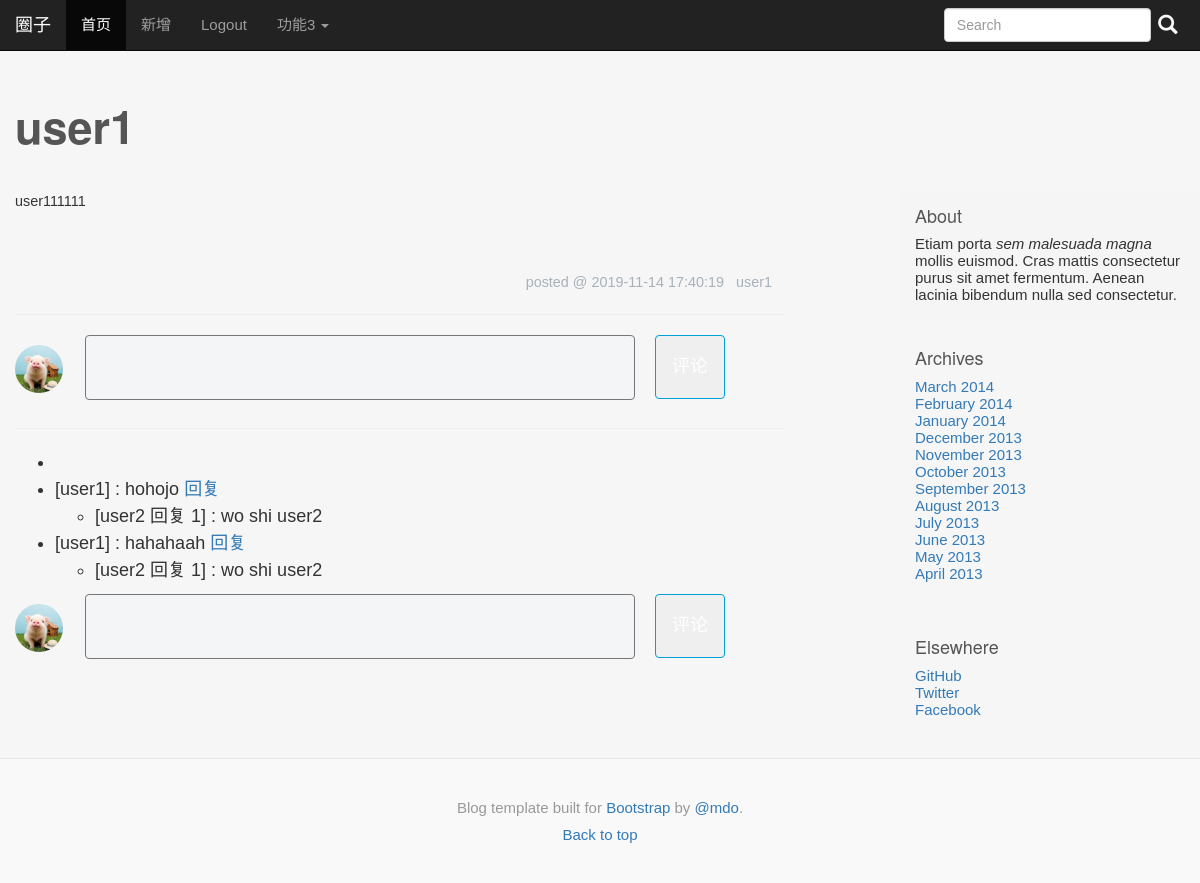
The app's page /article/1 with its own data.
### tables this page shows
CREATE TABLE post (
  id INTEGER PRIMARY KEY AUTOINCREMENT,
  author_id INTEGER NOT NULL,
  created TIMESTAMP NOT NULL DEFAULT (datetime(CURRENT_TIMESTAMP,'localtime')),
  title TEXT NOT NULL,
  body TEXT NOT NULL,
  FOREIGN KEY (author_id) REFERENCES user (id)
);

CREATE TABLE user (
  id INTEGER PRIMARY KEY AUTOINCREMENT,
  username TEXT UNIQUE NOT NULL,
  password TEXT NOT NULL
);

CREATE TABLE comment (
  id INTEGER PRIMARY KEY AUTOINCREMENT,
  postid INTEGER NOT NULL,
  userid INTEGER NOT NULL,
  ctext TEXT NOT NULL,
  ctime TIMESTAMP NOT NULL DEFAULT (datetime(CURRENT_TIMESTAMP,'localtime')),
  enable_dis BOOLEAN NOT NULL,
  reply_targetid INTEGER NOT NULL,
  rootid INTEGER NOT NULL,
  FOREIGN KEY (userid) REFERENCES user (id),
  FOREIGN KEY (reply_targetid) REFERENCES user (id),
  FOREIGN KEY (postid) REFERENCES post (id) ON DELETE CASCADE
);

### myapp/blog.py (the view, shortened to what this page needs)
@bp.route('/article/<int:id>',methods=('GET','POST'))
def article(id):
    post = get_post(id,check_author=False)
    db=get_db()
    '''评论出现两条重复的原因在这里，这个JOIN之后会有重复，要考虑如何去重，还要考虑性能。。
    #评论的userid有问题，，JOIN这种操作还是运用不来
    'SELECT authorid,postid,userid,ctext,ctime,enable_dis,reply_targetid,u.username '
    ' FROM comment c JOIN user u ON c.authorid = ? and c.postid=?'
    ' WHERE u.id=c.authorid',
    (post['author_id'],post['id'])
    '''
    comments = db.execute(
        'SELECT postid,userid,ctext,ctime,enable_dis,reply_targetid,u.username,rootid '
        ' FROM comment c JOIN user u'
        ' ON c.userid=u.id'
        ' WHERE c.postid=?'
        ' ORDER BY c.ctime DESC',
        (post['id'],)
    ).fetchall()
    return render_template('blog/article.html',post=post,comments=comments)

### myapp/auth.py (called while the page is built)
@bp.before_app_request
def load_logged_in_user():
	user_id = session.get('user_id')
	if user_id is None:
		g.user = None
	else:
		g.user = get_db().execute(
			'SELECT * FROM user WHERE id=?',(user_id,)
		).fetchone()

### myapp/blog.py (called while the page is built)
def get_post(id,check_author=True):
    db = get_db()
    post = db.execute(
        'SELECT p.id,title,body,created, author_id, username'
        ' FROM post p JOIN user u ON p.author_id = u.id'
        ' WHERE p.id=?' ,
        (id,)
    ).fetchone()
    if not post:
        abort(404,"Post None")
    if check_author and post['author_id']!=g.user['id']:
        abort(403)
    return post

### myapp/db.py (called while the page is built)
def get_db():
	if not 'db' in g:
		g.db = sqlite3.connect(
			os.path.join(current_app.instance_path,'myapp.sqlite'),
			detect_types=sqlite3.PARSE_DECLTYPES
		)
		g.db.row_factory = sqlite3.Row
	return g.db

### myapp/templates/blog/article.html (shortened to what this page needs)
{% extends 'base.html' %}
{% block mycss %}
<link href="{{url_for('static',filename='blog_article.css')  }}" rel="stylesheet" >
{% endblock %}
{% block blog_title %}{{ post["title"] }}{% endblock %}
{% block blog_text %}
<div class="blog-post">
    {{post['body']|safe}}
</div>
<div class="blog-article-bottom">
    <span>posted @ {{post['created']}} &nbsp; {{post['username']}}</span>
</div>
<hr>
<div class="comments">
    <form method="POST">
        <div class="comment-send ">
            <div class="comment-avatar">
                <img src="{{url_for('static',filename='pic/avatar.png')  }}" alt="testz">
            </div>
                <div class="comment-box">
                    <textarea name="comment_msg" cols="80" rows="5"></textarea>
                </div>
                <button class="comment-submit">评论</button>
        </div>
    </form>
    <hr>
    <div class="comment-list">
        <ul>
            {%for comment in comments%}
            <li>
                {% if comment.rootid==-1%}
                    [{{comment['username']}}] : {{comment['ctext']}}
                    <a href="javascript:void(0);"
                    onclick="handle_comment_reply(
                        '{{post.id}}',
                        '{{comment.userid}}',
                        '{{comment.rootid}}',
                        '{{comment.username}}'
                        )"
                    >
                    回复
                    </a>
                    <ul>
                        {% for cmt in comments %}
                            {%if comment.userid==cmt.rootid%}
                                <li>
                                    [{{cmt.username}} 回复 {{cmt.reply_targetid}}] : {{cmt.ctext}}
                                </li>
                            {%endif%}
                        {% endfor %}
                    </ul>
                {% endif %}
            </li>
            {%endfor%}
        </ul>
        <div class="comment-send ">
            <div class="comment-avatar">
                <img src="{{url_for('static',filename='pic/avatar.png')  }}" alt="testz">
            </div>
            <div class="comment-box">
                <textarea name="comment_msg" cols="80" rows="5" placeholder=""></textarea>
            </div>
            <button class="comment-submit ">评论</button>
        </div>
    </div>
</div>
{%endblock%}

### myapp/static/base.css (style rules this page uses)
body { font-family: "Microsoft YaHei", Arial, Helvetica, sans-serif; font-style:normal; background-color: #f6f6f6; font-variant-ligatures: normal; font-variant-caps: normal; font-variant-numeric: normal; font-variant-east-asian: normal; font-weight: normal; font-stretch: normal; font: 15px "Microsoft YaHei", Arial, Helvetica, sans-serif; }
.blog-post { margin-bottom: 60px; }

### myapp/static/blog_article.css (style rules this page uses)
.blog-post { font-size: 0.8em; }
.blog-article-bottom { font-size: 0.8em; width: 100%; text-align: right; padding-right: 5px; margin-top: 5px; color: #a8b1ba; }
.comment-send { display: flex; justify-content: flex-start; }
.comment-avatar { margin-right:20px; position:relative; width:50px; }
.comment-avatar img { width:48px; height:48px; border-radius: 50%; position: absolute; top:10px; }
.comment-box { width: 80%; max-width: 550px; margin-right:20px; }
.comment-box textarea { font-size:12px; background-color: #f4f5f7; overflow: auto; border-radius: 4px; color:#555; color: 100% !important; height:65px; width: 100%; padding:5px 10px; line-height: normal; resize:none; }
.comment-submit { width:70px; height:64px; top:0; padding:4px 15px; color:#fff; border-radius: 4px; text-align: center; vertical-align: top; border:1px solid #00a1d6; user-select:none; }

### records on screen
post: title "user1", body "user111111", created "2019-11-14 17:40:19"
user: username "user1"
comment: username "user1", ctext "hohojo"
comment: username "user2", reply_targetid "1", ctext "wo shi user2"
comment: username "user1", ctext "hahahaah"
